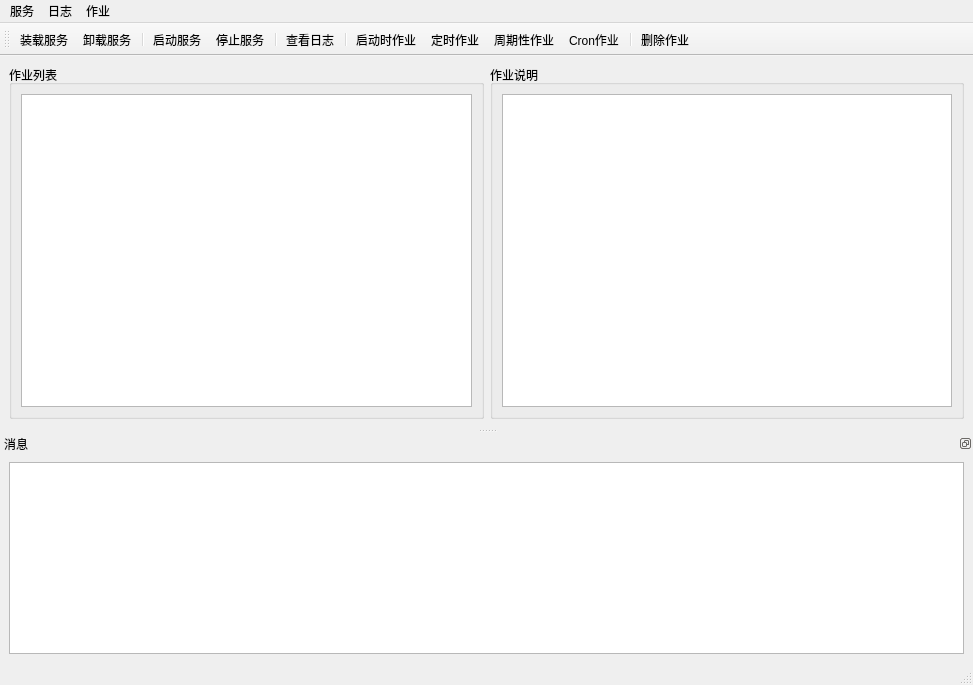
<?xml version="1.0" encoding="UTF-8"?>
<ui version="4.0">
 <class>MainWindow</class>
 <widget class="QMainWindow" name="MainWindow">
  <property name="geometry">
   <rect>
    <x>0</x>
    <y>0</y>
    <width>973</width>
    <height>685</height>
   </rect>
  </property>
  <property name="windowTitle">
   <string>通用作业调度管理工具</string>
  </property>
  <widget class="QWidget" name="centralwidget">
   <layout class="QHBoxLayout" name="horizontalLayout_4">
    <item>
     <widget class="QGroupBox" name="groupBox1">
      <property name="title">
       <string>作业列表</string>
      </property>
      <layout class="QHBoxLayout" name="horizontalLayout_2">
       <item>
        <widget class="QListWidget" name="listWidgetJobs"/>
       </item>
      </layout>
     </widget>
    </item>
    <item>
     <widget class="QGroupBox" name="groupBox2">
      <property name="title">
       <string>作业说明</string>
      </property>
      <layout class="QHBoxLayout" name="horizontalLayout_3">
       <item>
        <widget class="QTextBrowser" name="textBrowserDetail"/>
       </item>
      </layout>
     </widget>
    </item>
   </layout>
  </widget>
  <widget class="QMenuBar" name="menubar">
   <property name="geometry">
    <rect>
     <x>0</x>
     <y>0</y>
     <width>973</width>
     <height>23</height>
    </rect>
   </property>
   <widget class="QMenu" name="menu_service">
    <property name="title">
     <string>服务</string>
    </property>
    <addaction name="actionInstall"/>
    <addaction name="actionUninstall"/>
    <addaction name="separator"/>
    <addaction name="actionStart"/>
    <addaction name="actionStop"/>
    <addaction name="separator"/>
    <addaction name="actionExit"/>
   </widget>
   <widget class="QMenu" name="menu_log">
    <property name="title">
     <string>日志</string>
    </property>
    <addaction name="actionCheckLog"/>
   </widget>
   <widget class="QMenu" name="menu">
    <property name="title">
     <string>作业</string>
    </property>
    <widget class="QMenu" name="menu_new_job">
     <property name="title">
      <string>新建作业</string>
     </property>
     <addaction name="actionNewjobOnstart"/>
     <addaction name="actionNewjobOntime"/>
     <addaction name="actionNewjobPertime"/>
     <addaction name="actionNewJobCron"/>
    </widget>
    <addaction name="menu_new_job"/>
    <addaction name="actionDeleteJob"/>
   </widget>
   <addaction name="menu_service"/>
   <addaction name="menu_log"/>
   <addaction name="menu"/>
  </widget>
  <widget class="QStatusBar" name="statusbar"/>
  <widget class="QDockWidget" name="dockWidgetMessage">
   <property name="features">
    <set>QDockWidget::DockWidgetFloatable|QDockWidget::DockWidgetMovable</set>
   </property>
   <property name="windowTitle">
    <string>消息</string>
   </property>
   <attribute name="dockWidgetArea">
    <number>8</number>
   </attribute>
   <widget class="QWidget" name="dockWidgetContents">
    <layout class="QHBoxLayout" name="horizontalLayout">
     <item>
      <widget class="QTextBrowser" name="textBrowserMessage"/>
     </item>
    </layout>
   </widget>
  </widget>
  <widget class="QToolBar" name="toolBar">
   <property name="windowTitle">
    <string>toolBar</string>
   </property>
   <attribute name="toolBarArea">
    <enum>TopToolBarArea</enum>
   </attribute>
   <attribute name="toolBarBreak">
    <bool>false</bool>
   </attribute>
   <addaction name="actionInstall"/>
   <addaction name="actionUninstall"/>
   <addaction name="separator"/>
   <addaction name="actionStart"/>
   <addaction name="actionStop"/>
   <addaction name="separator"/>
   <addaction name="actionCheckLog"/>
   <addaction name="separator"/>
   <addaction name="actionNewjobOnstart"/>
   <addaction name="actionNewjobOntime"/>
   <addaction name="actionNewjobPertime"/>
   <addaction name="actionNewJobCron"/>
   <addaction name="separator"/>
   <addaction name="actionDeleteJob"/>
  </widget>
  <action name="actionInstall">
   <property name="text">
    <string>装载服务</string>
   </property>
  </action>
  <action name="actionUninstall">
   <property name="text">
    <string>卸载服务</string>
   </property>
  </action>
  <action name="actionStart">
   <property name="text">
    <string>启动服务</string>
   </property>
  </action>
  <action name="actionStop">
   <property name="text">
    <string>停止服务</string>
   </property>
  </action>
  <action name="actionExit">
   <property name="text">
    <string>退出</string>
   </property>
  </action>
  <action name="actionCheckLog">
   <property name="text">
    <string>查看日志</string>
   </property>
   <property name="toolTip">
    <string>查看日志</string>
   </property>
  </action>
  <action name="actionDeleteJob">
   <property name="text">
    <string>删除作业</string>
   </property>
  </action>
  <action name="actionNewjobOnstart">
   <property name="text">
    <string>启动时作业</string>
   </property>
  </action>
  <action name="actionNewjobOntime">
   <property name="text">
    <string>定时作业</string>
   </property>
  </action>
  <action name="actionNewjobPertime">
   <property name="text">
    <string>周期性作业</string>
   </property>
  </action>
  <action name="actionNewJobCron">
   <property name="text">
    <string>Cron作业</string>
   </property>
   <property name="toolTip">
    <string>Cron作业</string>
   </property>
  </action>
 </widget>
 <resources/>
 <connections>
  <connection>
   <sender>actionExit</sender>
   <signal>triggered()</signal>
   <receiver>MainWindow</receiver>
   <slot>close()</slot>
   <hints>
    <hint type="sourcelabel">
     <x>-1</x>
     <y>-1</y>
    </hint>
    <hint type="destinationlabel">
     <x>399</x>
     <y>299</y>
    </hint>
   </hints>
  </connection>
 </connections>
</ui>
